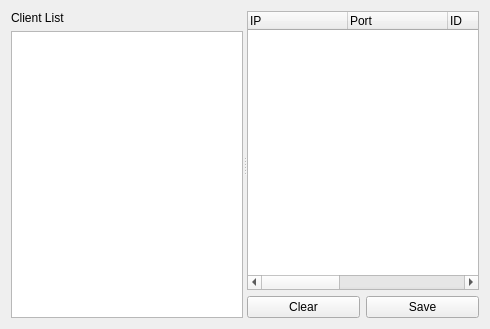
<?xml version="1.0" encoding="UTF-8"?>
<ui version="4.0">
 <class>ChatServerForm</class>
 <widget class="QWidget" name="ChatServerForm">
  <property name="geometry">
   <rect>
    <x>0</x>
    <y>0</y>
    <width>490</width>
    <height>329</height>
   </rect>
  </property>
  <property name="windowTitle">
   <string>Form</string>
  </property>
  <layout class="QVBoxLayout" name="verticalLayout">
   <item>
    <widget class="QSplitter" name="splitter">
     <property name="orientation">
      <enum>Qt::Horizontal</enum>
     </property>
     <widget class="QWidget" name="layoutWidget">
      <layout class="QVBoxLayout" name="clientListVerticalLayout">
       <item>
        <widget class="QLabel" name="clientListLabel">
         <property name="text">
          <string>Client List</string>
         </property>
        </widget>
       </item>
       <item>
        <widget class="QTreeWidget" name="clientTreeWidget">
         <property name="selectionBehavior">
          <enum>QAbstractItemView::SelectItems</enum>
         </property>
         <property name="rootIsDecorated">
          <bool>false</bool>
         </property>
         <property name="headerHidden">
          <bool>true</bool>
         </property>
         <column>
          <property name="text">
           <string>Status</string>
          </property>
         </column>
         <column>
          <property name="text">
           <string>Name</string>
          </property>
         </column>
        </widget>
       </item>
       <item>
        <layout class="QHBoxLayout" name="horizontalLayout"/>
       </item>
      </layout>
     </widget>
     <widget class="QWidget" name="layoutWidget_2">
      <layout class="QVBoxLayout" name="messageVerticalLayout">
       <item>
        <widget class="QTreeWidget" name="messageTreeWidget">
         <property name="rootIsDecorated">
          <bool>false</bool>
         </property>
         <property name="wordWrap">
          <bool>true</bool>
         </property>
         <column>
          <property name="text">
           <string>IP</string>
          </property>
         </column>
         <column>
          <property name="text">
           <string>Port</string>
          </property>
         </column>
         <column>
          <property name="text">
           <string>ID</string>
          </property>
         </column>
         <column>
          <property name="text">
           <string>Name</string>
          </property>
         </column>
         <column>
          <property name="text">
           <string>Message</string>
          </property>
         </column>
         <column>
          <property name="text">
           <string>Time</string>
          </property>
         </column>
        </widget>
       </item>
       <item>
        <layout class="QHBoxLayout" name="messageLayout">
         <item>
          <widget class="QPushButton" name="clearPushButton">
           <property name="text">
            <string>Clear</string>
           </property>
          </widget>
         </item>
         <item>
          <widget class="QPushButton" name="savePushButton">
           <property name="text">
            <string>Save</string>
           </property>
          </widget>
         </item>
        </layout>
       </item>
      </layout>
     </widget>
    </widget>
   </item>
  </layout>
 </widget>
 <resources/>
 <connections/>
</ui>
